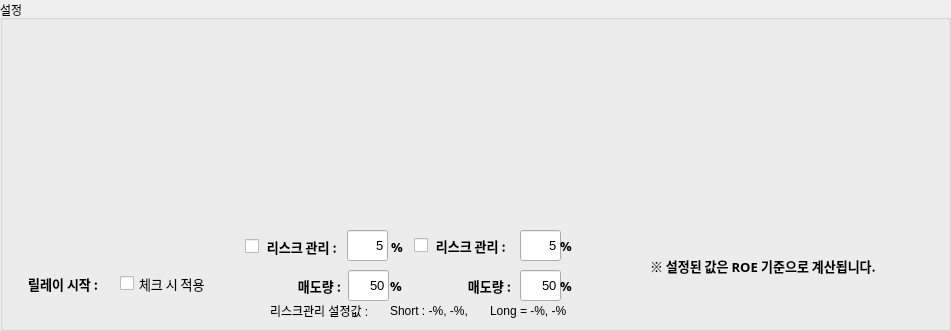
   <widget class="QGroupBox" name="groupBox">
    <property name="geometry">
     <rect>
      <x>30</x>
      <y>250</y>
      <width>951</width>
      <height>331</height>
     </rect>
    </property>
    <property name="title">
     <string>설정</string>
    </property>
    <widget class="QLabel" name="label_39">
     <property name="geometry">
      <rect>
       <x>650</x>
       <y>250</y>
       <width>281</width>
       <height>31</height>
      </rect>
     </property>
     <property name="font">
      <font>
       <family>맑은 고딕</family>
       <pointsize>10</pointsize>
       <weight>75</weight>
       <bold>true</bold>
      </font>
     </property>
     <property name="text">
      <string>※ 설정된 값은 ROE 기준으로 계산됩니다.</string>
     </property>
    </widget>
    <widget class="QLabel" name="label_42">
     <property name="geometry">
      <rect>
       <x>10</x>
       <y>268</y>
       <width>91</width>
       <height>31</height>
      </rect>
     </property>
     <property name="font">
      <font>
       <family>맑은 고딕</family>
       <pointsize>10</pointsize>
       <weight>75</weight>
       <bold>true</bold>
      </font>
     </property>
     <property name="text">
      <string>릴레이 시작 : </string>
     </property>
     <property name="alignment">
      <set>Qt::AlignRight|Qt::AlignTrailing|Qt::AlignVCenter</set>
     </property>
    </widget>
    <widget class="QCheckBox" name="relay">
     <property name="geometry">
      <rect>
       <x>120</x>
       <y>273</y>
       <width>151</width>
       <height>21</height>
      </rect>
     </property>
     <property name="font">
      <font>
       <family>맑은 고딕</family>
       <pointsize>10</pointsize>
      </font>
     </property>
     <property name="text">
      <string>체크 시 적용</string>
     </property>
    </widget>
    <widget class="QLineEdit" name="safe_roe">
     <property name="geometry">
      <rect>
       <x>347</x>
       <y>230</y>
       <width>41</width>
       <height>31</height>
      </rect>
     </property>
     <property name="font">
      <font>
       <pointsize>10</pointsize>
       <weight>50</weight>
       <bold>false</bold>
      </font>
     </property>
     <property name="text">
      <string>5</string>
     </property>
     <property name="alignment">
      <set>Qt::AlignRight|Qt::AlignTrailing|Qt::AlignVCenter</set>
     </property>
    </widget>
    <widget class="QCheckBox" name="safe_part_ck">
     <property name="geometry">
      <rect>
       <x>245</x>
       <y>236</y>
       <width>101</width>
       <height>21</height>
      </rect>
     </property>
     <property name="font">
      <font>
       <family>맑은 고딕</family>
       <pointsize>10</pointsize>
       <weight>75</weight>
       <bold>true</bold>
      </font>
     </property>
     <property name="text">
      <string> 리스크 관리 :</string>
     </property>
    </widget>
    <widget class="QLabel" name="label_40">
     <property name="geometry">
      <rect>
       <x>391</x>
       <y>231</y>
       <width>141</width>
       <height>31</height>
      </rect>
     </property>
     <property name="font">
      <font>
       <family>맑은 고딕</family>
       <pointsize>10</pointsize>
       <weight>75</weight>
       <bold>true</bold>
      </font>
     </property>
     <property name="text">
      <string>%</string>
     </property>
    </widget>
    <widget class="QLabel" name="label_41">
     <property name="geometry">
      <rect>
       <x>390</x>
       <y>270</y>
       <width>21</width>
       <height>31</height>
      </rect>
     </property>
     <property name="font">
      <font>
       <family>맑은 고딕</family>
       <pointsize>10</pointsize>
       <weight>75</weight>
       <bold>true</bold>
      </font>
     </property>
     <property name="text">
      <string>%</string>
     </property>
    </widget>
    <widget class="QLineEdit" name="safe_part">
     <property name="geometry">
      <rect>
       <x>348</x>
       <y>270</y>
       <width>41</width>
       <height>31</height>
      </rect>
     </property>
     <property name="font">
      <font>
       <pointsize>10</pointsize>
       <weight>50</weight>
       <bold>false</bold>
      </font>
     </property>
     <property name="text">
      <string>50</string>
     </property>
     <property name="alignment">
      <set>Qt::AlignRight|Qt::AlignTrailing|Qt::AlignVCenter</set>
     </property>
    </widget>
    <widget class="QCheckBox" name="safe_part_ck_2">
     <property name="geometry">
      <rect>
       <x>414</x>
       <y>235</y>
       <width>111</width>
       <height>21</height>
      </rect>
     </property>
     <property name="font">
      <font>
       <family>맑은 고딕</family>
       <pointsize>10</pointsize>
       <weight>75</weight>
       <bold>true</bold>
      </font>
     </property>
     <property name="text">
      <string> 리스크 관리 :</string>
     </property>
    </widget>
    <widget class="QLineEdit" name="safe_roe_2">
     <property name="geometry">
      <rect>
       <x>520</x>
       <y>230</y>
       <width>41</width>
       <height>31</height>
      </rect>
     </property>
     <property name="font">
      <font>
       <pointsize>10</pointsize>
       <weight>50</weight>
       <bold>false</bold>
      </font>
     </property>
     <property name="text">
      <string>5</string>
     </property>
     <property name="alignment">
      <set>Qt::AlignRight|Qt::AlignTrailing|Qt::AlignVCenter</set>
     </property>
    </widget>
    <widget class="QLineEdit" name="safe_part_2">
     <property name="geometry">
      <rect>
       <x>520</x>
       <y>270</y>
       <width>41</width>
       <height>31</height>
      </rect>
     </property>
     <property name="font">
      <font>
       <pointsize>10</pointsize>
       <weight>50</weight>
       <bold>false</bold>
      </font>
     </property>
     <property name="text">
      <string>50</string>
     </property>
     <property name="alignment">
      <set>Qt::AlignRight|Qt::AlignTrailing|Qt::AlignVCenter</set>
     </property>
    </widget>
    <widget class="QLabel" name="label_43">
     <property name="geometry">
      <rect>
       <x>240</x>
       <y>270</y>
       <width>101</width>
       <height>31</height>
      </rect>
     </property>
     <property name="font">
      <font>
       <family>맑은 고딕</family>
       <pointsize>10</pointsize>
       <weight>75</weight>
       <bold>true</bold>
      </font>
     </property>
     <property name="text">
      <string>매도량 :</string>
     </property>
     <property name="alignment">
      <set>Qt::AlignRight|Qt::AlignTrailing|Qt::AlignVCenter</set>
     </property>
    </widget>
    <widget class="QLabel" name="label_44">
     <property name="geometry">
      <rect>
       <x>410</x>
       <y>270</y>
       <width>101</width>
       <height>31</height>
      </rect>
     </property>
     <property name="font">
      <font>
       <family>맑은 고딕</family>
       <pointsize>10</pointsize>
       <weight>75</weight>
       <bold>true</bold>
      </font>
     </property>
     <property name="text">
      <string>매도량 :</string>
     </property>
     <property name="alignment">
      <set>Qt::AlignRight|Qt::AlignTrailing|Qt::AlignVCenter</set>
     </property>
    </widget>
    <widget class="QLabel" name="label_46">
     <property name="geometry">
      <rect>
       <x>560</x>
       <y>270</y>
       <width>21</width>
       <height>31</height>
      </rect>
     </property>
     <property name="font">
      <font>
       <family>맑은 고딕</family>
       <pointsize>10</pointsize>
       <weight>75</weight>
       <bold>true</bold>
      </font>
     </property>
     <property name="text">
      <string>%</string>
     </property>
    </widget>
    <widget class="QLabel" name="label_48">
     <property name="geometry">
      <rect>
       <x>560</x>
       <y>230</y>
       <width>21</width>
       <height>31</height>
      </rect>
     </property>
     <property name="font">
      <font>
       <family>맑은 고딕</family>
       <pointsize>10</pointsize>
       <weight>75</weight>
       <bold>true</bold>
      </font>
     </property>
     <property name="text">
      <string>%</string>
     </property>
    </widget>
    <widget class="QLabel" name="label_15">
     <property name="geometry">
      <rect>
       <x>270</x>
       <y>300</y>
       <width>111</width>
       <height>21</height>
      </rect>
     </property>
     <property name="text">
      <string>리스크관리 설정값 : </string>
     </property>
    </widget>
    <widget class="QLabel" name="risk_label">
     <property name="geometry">
      <rect>
       <x>390</x>
       <y>300</y>
       <width>91</width>
       <height>21</height>
      </rect>
     </property>
     <property name="text">
      <string>Short : -%, -%,</string>
     </property>
    </widget>
    <widget class="QLabel" name="risk_label_2">
     <property name="geometry">
      <rect>
       <x>490</x>
       <y>300</y>
       <width>101</width>
       <height>21</height>
      </rect>
     </property>
     <property name="text">
      <string>Long = -%, -%</string>
     </property>
    </widget>
   </widget>
